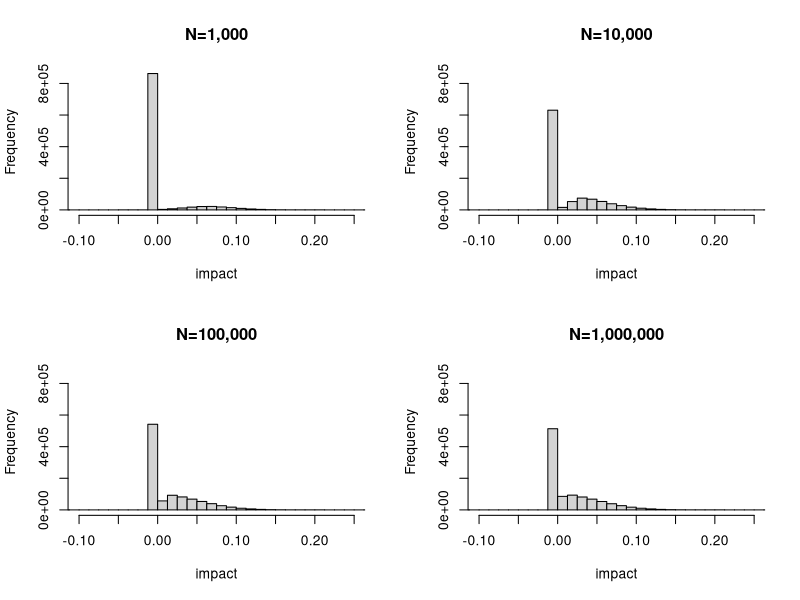
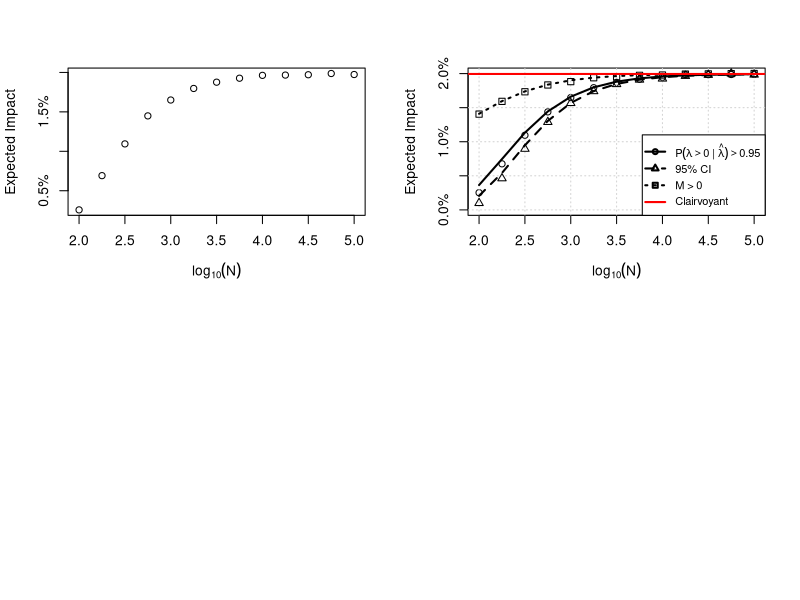

Write R code to recreate these figures, in order.
## ---- chunk 1

# =============================================================================
# Shared helpers
# =============================================================================

# Simulate data and compute posterior for a given n and prior
sim_posterior <- function(n, prior_mean = 0, prior_sd = 0.05,
                          control_mean = 2.0, prob_treatment = 0.5, nsims = 100000) {
  sigma <- 0.5
  se_c <- sigma / sqrt(n * (1 - prob_treatment))
  se_t <- sigma / sqrt(n * prob_treatment)

  true_lift <- rnorm(nsims, prior_mean, prior_sd)
  control   <- rnorm(nsims, control_mean, se_c)
  treatment <- rnorm(nsims, control_mean * (1 + true_lift), se_t)

  estimated_lift    <- (treatment / control) - 1
  estimated_lift_se <- sqrt(se_t^2 / control^2 + se_c^2 * treatment^2 / control^4)

  V <- 1 / (1 / estimated_lift_se^2 + 1 / prior_sd^2)
  M <- V * (estimated_lift / estimated_lift_se^2 + prior_mean / prior_sd^2)
  S <- sqrt(V)

  list(true_lift = true_lift, M = M, S = S)
}

# SE of lift via delta method for g(T, C) = T/C - 1
# evaluated at (E[T], E[C]) = (control_mean * (1 + prior_mean), control_mean)
compute_se_lift <- function(n, prior_mean = 0, control_mean = 2.0, prob_treatment = 0.5, sigma = 0.5) {
  se_c <- sigma / sqrt(n * (1 - prob_treatment))
  se_t <- sigma / sqrt(n * prob_treatment)
  treatment_mean <- control_mean * (1 + prior_mean)
  sqrt(se_t^2 / control_mean^2 + se_c^2 * treatment_mean^2 / control_mean^4)
}

# Analytic expected impact given a critical hurdle lambda_crit
analytic_impact_from_crit <- function(lambda_crit, se_lift, prior_mean = 0, prior_sd = 0.05) {
  integrand <- function(delta) {
    prob_ship <- 1 - pnorm(lambda_crit, mean = delta, sd = se_lift)
    delta * prob_ship * dnorm(delta, prior_mean, prior_sd)
  }
  integrate(integrand, lower = -Inf, upper = Inf)$value
}

# Closed-form expected impact: bivariate normal truncation moment
# E[lambda * 1(lambda > S)] where lambda ~ N(prior_mean, prior_sd^2)
# and S is the threshold adjusted for measurement noise (se_lift)
closedform_impact_from_crit <- function(lambda_crit, se_lift, prior_mean = 0, prior_sd = 0.05) {
  tau <- sqrt(prior_sd^2 + se_lift^2)
  a   <- (prior_mean - lambda_crit) / tau
  prior_mean * pnorm(a) + (prior_sd^2 / tau) * dnorm(a)
}

# =============================================================================
# Decision Rule 1: Ship if P(lift > 0 | data) > cutoff
# =============================================================================

sim_decisions <- function(n = 5000, cutoff = 0.95, prior_mean = 0, prior_sd = 0.05,
                          control_mean = 2.0, prob_treatment = 0.5, nsims = 100000) {
  p <- sim_posterior(n, prior_mean, prior_sd, control_mean, prob_treatment, nsims)
  prob_positive <- pnorm(0, mean = p$M, sd = p$S, lower.tail = FALSE)
  mean(ifelse(prob_positive > cutoff, p$true_lift, 0))
}

analytic_decisions <- function(n = 5000, cutoff = 0.95, prior_mean = 0, prior_sd = 0.05,
                                control_mean = 2.0, prob_treatment = 0.5) {
  se_lift     <- compute_se_lift(n, prior_mean, control_mean, prob_treatment)
  post_sd_inv <- sqrt(1 / prior_sd^2 + 1 / se_lift^2)
  lambda_crit <- se_lift^2 * (qnorm(cutoff) * post_sd_inv - prior_mean / prior_sd^2)
  analytic_impact_from_crit(lambda_crit, se_lift, prior_mean, prior_sd)
}

closedform_decisions <- function(n = 5000, cutoff = 0.95, prior_mean = 0, prior_sd = 0.05,
                                  control_mean = 2.0, prob_treatment = 0.5) {
  se_lift     <- compute_se_lift(n, prior_mean, control_mean, prob_treatment)
  post_sd_inv <- sqrt(1 / prior_sd^2 + 1 / se_lift^2)
  lambda_crit <- se_lift^2 * (qnorm(cutoff) * post_sd_inv - prior_mean / prior_sd^2)
  closedform_impact_from_crit(lambda_crit, se_lift, prior_mean, prior_sd)
}

# =============================================================================
# Decision Rule 2: Ship if lower 95% credible interval > 0
# =============================================================================

sim_decisions_ci <- function(n = 5000, ci_level = 0.95, prior_mean = 0, prior_sd = 0.05,
                              control_mean = 2.0, prob_treatment = 0.5, nsims = 100000) {
  p <- sim_posterior(n, prior_mean, prior_sd, control_mean, prob_treatment, nsims)
  lower_ci <- qnorm((1 - ci_level) / 2, mean = p$M, sd = p$S)
  mean(ifelse(lower_ci > 0, p$true_lift, 0))
}

analytic_decisions_ci <- function(n = 5000, ci_level = 0.95, prior_mean = 0, prior_sd = 0.05,
                                   control_mean = 2.0, prob_treatment = 0.5) {
  se_lift     <- compute_se_lift(n, prior_mean, control_mean, prob_treatment)
  post_sd_inv <- sqrt(1 / prior_sd^2 + 1 / se_lift^2)
  lambda_crit <- se_lift^2 * (qnorm((1 + ci_level) / 2) * post_sd_inv - prior_mean / prior_sd^2)
  analytic_impact_from_crit(lambda_crit, se_lift, prior_mean, prior_sd)
}

closedform_decisions_ci <- function(n = 5000, ci_level = 0.95, prior_mean = 0, prior_sd = 0.05,
                                     control_mean = 2.0, prob_treatment = 0.5) {
  se_lift     <- compute_se_lift(n, prior_mean, control_mean, prob_treatment)
  post_sd_inv <- sqrt(1 / prior_sd^2 + 1 / se_lift^2)
  lambda_crit <- se_lift^2 * (qnorm((1 + ci_level) / 2) * post_sd_inv - prior_mean / prior_sd^2)
  closedform_impact_from_crit(lambda_crit, se_lift, prior_mean, prior_sd)
}

# =============================================================================
# Decision Rule 3: Ship if M > 0
# =============================================================================

sim_decisions_M <- function(n = 5000, prior_mean = 0, prior_sd = 0.05,
                             control_mean = 2.0, prob_treatment = 0.5, nsims = 100000) {
  p <- sim_posterior(n, prior_mean, prior_sd, control_mean, prob_treatment, nsims)
  mean(ifelse(p$M > 0, p$true_lift, 0))
}

analytic_decisions_M <- function(n = 5000, prior_mean = 0, prior_sd = 0.05,
                                  control_mean = 2.0, prob_treatment = 0.5) {
  se_lift     <- compute_se_lift(n, prior_mean, control_mean, prob_treatment)
  lambda_crit <- -prior_mean * se_lift^2 / prior_sd^2
  analytic_impact_from_crit(lambda_crit, se_lift, prior_mean, prior_sd)
}

closedform_decisions_M <- function(n = 5000, prior_mean = 0, prior_sd = 0.05,
                                    control_mean = 2.0, prob_treatment = 0.5) {
  se_lift     <- compute_se_lift(n, prior_mean, control_mean, prob_treatment)
  lambda_crit <- -prior_mean * se_lift^2 / prior_sd^2
  closedform_impact_from_crit(lambda_crit, se_lift, prior_mean, prior_sd)
}

## ---- chunk 2
#| echo: false
#| fig-cap: "Distribution of shipped lifts under the probability to beat control decision rule ($c = 0.95$) for increasing sample sizes. Prior is $\\operatorname{Normal}(0, 0.05^2)$, $\\sigma = 0.5$, and equal allocation ($p = 0.5$). At small $N$, most simulations result in no-ship (the spike at 0). As $N$ grows, the posterior tightens and more true positives are shipped."

sigma <- 0.5
prob_treatment <- 0.5
prior_mean <- 0
prior_sd <- 0.05
control_mean <- 1
nsims <- 1e6
cutoff <- 0.95

brks <- seq(-0.2, 0.3, 0.0125)
sample_sizes <- c(1000, 10000, 100000, 1000000)

# First pass: compute all histograms to find shared y-axis
hists <- lapply(sample_sizes, function(n) {
  se_c <- sigma / sqrt(n * (1 - prob_treatment))
  se_t <- sigma / sqrt(n * prob_treatment)

  true_lift <- rnorm(nsims, prior_mean, prior_sd)
  control   <- rnorm(nsims, control_mean, se_c)
  treatment <- rnorm(nsims, control_mean * (1 + true_lift), se_t)

  estimated_lift    <- (treatment / control) - 1
  estimated_lift_se <- sqrt(se_t^2 / control^2 + se_c^2 * treatment^2 / control^4)

  V <- 1 / (1 / estimated_lift_se^2 + 1 / prior_sd^2)
  M <- V * (estimated_lift / estimated_lift_se^2 + prior_mean / prior_sd^2)
  S <- sqrt(V)

  prob_positive <- pnorm(0, mean = M, sd = S, lower.tail = FALSE)
  impact <- ifelse(prob_positive > cutoff, true_lift, 0)
  hist(impact, breaks = brks, plot = FALSE)
})

ymax <- max(sapply(hists, \(h) max(h$counts)))

# Second pass: plot with shared y-axis
par(mfrow = c(2, 2))
for (i in seq_along(sample_sizes)) {
  plot(hists[[i]], xlim = c(-0.1, 0.25), ylim = c(0, ymax),
       main = stringr::str_c("N=", scales::comma(sample_sizes[i])),
       xlab = "impact", ylab = "Frequency")
}
## ---- chunk 3
#| fig-cap: "Average impact to the product as a function of sample size under the probability to beat control rule ($c = 0.95$). The curve flattens as $N$ grows, reflecting diminishing returns from longer experiments. Each dot is based on 100,000 simulations at each sample size."
lns <- seq(2, 5, 0.25)
ns <- 10^lns
sim_prob <- sapply(ns, \(x) sim_decisions(n = x))


plot(lns, sim_prob, yaxt='n', xlab=expression(log[10](N)), ylab='Expected Impact')
axis(2, at = axTicks(2), labels = scales::percent(axTicks(2)))
## ---- chunk 4
#| fig-cap: "Simulated (open markers) and closed-form analytic (black lines) expected impact for all three decision rules. The red horizontal line is the Clairvoyant upper bound. Prior is $\\operatorname{Normal}(0, 0.05^2)$, $\\sigma = 0.5$, equal allocation."
lns <- seq(2, 5, 0.25)
ns  <- 10^lns

sim_prob <- sapply(ns, \(x) sim_decisions(n = x))
sim_ci   <- sapply(ns, \(x) sim_decisions_ci(n = x))
sim_M    <- sapply(ns, \(x) sim_decisions_M(n = x))

closed_prob <- sapply(ns, \(x) closedform_decisions(n = x))
closed_ci   <- sapply(ns, \(x) closedform_decisions_ci(n = x))
closed_M    <- sapply(ns, \(x) closedform_decisions_M(n = x))

clairvoyant <- closedform_impact_from_crit(lambda_crit = 0, se_lift = 0)

ylim <- range(0, sim_prob, sim_ci, sim_M, closed_prob, closed_ci, closed_M, clairvoyant)

plot(lns, sim_prob, type = 'p', pch = 1, col = 'black',
     xlab = expression(log[10](N)), ylab = 'Expected Impact', yaxt = 'n', ylim = ylim)
axis(2, at = axTicks(2), labels = scales::percent(axTicks(2)))
grid()
points(lns, sim_ci, pch = 2, col = 'black')
points(lns, sim_M,  pch = 0, col = 'black')
lines(lns, closed_prob, col = 'black', lwd = 2, lty = 1)
lines(lns, closed_ci,   col = 'black', lwd = 2, lty = 2)
lines(lns, closed_M,    col = 'black', lwd = 2, lty = 3)
abline(h = clairvoyant, col = 'red', lwd = 2)
legend('bottomright',
       legend = c(
         expression(P(lambda > 0 ~ "|" ~ hat(lambda)) > 0.95),
         expression("95% CI"),
         expression("M > 0"),
         "Clairvoyant"
       ),
       pch  = c(1,  2,  0,  NA),
       lty  = c(1,  2,  3,  1),
       col  = c('black', 'black', 'black', 'red'),
       lwd  = 2, cex = 0.8)
